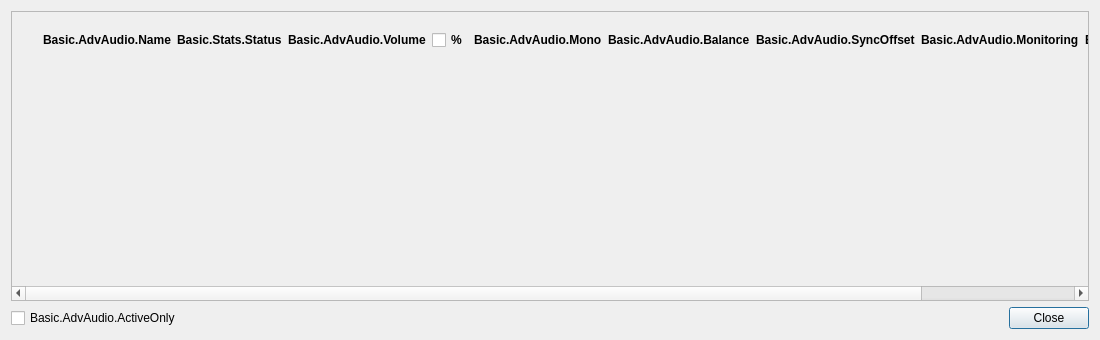
<?xml version="1.0" encoding="UTF-8"?>
<ui version="4.0">
 <class>OBSBasicAdvAudio</class>
 <widget class="QDialog" name="OBSBasicAdvAudio">
  <property name="geometry">
   <rect>
    <x>0</x>
    <y>0</y>
    <width>1100</width>
    <height>340</height>
   </rect>
  </property>
  <property name="windowTitle">
   <string>Basic.AdvAudio</string>
  </property>
  <layout class="QVBoxLayout" name="vLayout">
   <item>
    <widget class="QScrollArea" name="scrollArea">
     <property name="widgetResizable">
      <bool>true</bool>
     </property>
     <widget class="QWidget" name="scrollAreaWidgetContents">
      <property name="geometry">
       <rect>
        <x>0</x>
        <y>0</y>
        <width>700</width>
        <height>36</height>
       </rect>
      </property>
      <property name="sizePolicy">
       <sizepolicy hsizetype="Preferred" vsizetype="Maximum">
        <horstretch>0</horstretch>
        <verstretch>0</verstretch>
       </sizepolicy>
      </property>
      <layout class="QVBoxLayout" name="vLayoutInner">
       <item>
        <widget class="QWidget" name="controlArea">
         <property name="sizePolicy">
          <sizepolicy hsizetype="Preferred" vsizetype="Preferred">
           <horstretch>0</horstretch>
           <verstretch>0</verstretch>
          </sizepolicy>
         </property>
         <layout class="QGridLayout" name="mainLayout">
          <item row="0" column="0">
           <widget class="QLabel" name="headerIcon">
            <property name="styleSheet">
             <string notr="true">font-weight: bold;</string>
            </property>
            <property name="text">
             <string/>
            </property>
           </widget>
          </item>
          <item row="0" column="1">
           <widget class="QLabel" name="headerName">
            <property name="styleSheet">
             <string notr="true">font-weight: bold;</string>
            </property>
            <property name="text">
             <string>Basic.AdvAudio.Name</string>
            </property>
           </widget>
          </item>
          <item row="0" column="2">
           <widget class="QLabel" name="headerStatus">
            <property name="styleSheet">
             <string notr="true">font-weight: bold;</string>
            </property>
            <property name="text">
             <string>Basic.Stats.Status</string>
            </property>
           </widget>
          </item>
          <item row="0" column="3">
           <layout class="QHBoxLayout" name="volLayout">
            <item>
             <widget class="QLabel" name="volLabel">
              <property name="styleSheet">
               <string notr="true">font-weight: bold;</string>
              </property>
              <property name="text">
               <string>Basic.AdvAudio.Volume</string>
              </property>
             </widget>
            </item>
            <item>
             <widget class="QCheckBox" name="usePercent">
              <property name="styleSheet">
               <string notr="true">font-weight: bold;</string>
              </property>
              <property name="text">
               <string>%</string>
              </property>
             </widget>
            </item>
           </layout>
          </item>
          <item row="0" column="4">
           <widget class="QLabel" name="headerMono">
            <property name="styleSheet">
             <string notr="true">font-weight: bold;</string>
            </property>
            <property name="text">
             <string>Basic.AdvAudio.Mono</string>
            </property>
           </widget>
          </item>
          <item row="0" column="5">
           <widget class="QLabel" name="headerBalance">
            <property name="styleSheet">
             <string notr="true">font-weight: bold;</string>
            </property>
            <property name="text">
             <string>Basic.AdvAudio.Balance</string>
            </property>
           </widget>
          </item>
          <item row="0" column="6">
           <widget class="QLabel" name="headerSyncOffset">
            <property name="styleSheet">
             <string notr="true">font-weight: bold;</string>
            </property>
            <property name="text">
             <string>Basic.AdvAudio.SyncOffset</string>
            </property>
           </widget>
          </item>
          <item row="0" column="7">
           <widget class="QLabel" name="headerMonitoring">
            <property name="styleSheet">
             <string notr="true">font-weight: bold;</string>
            </property>
            <property name="text">
             <string>Basic.AdvAudio.Monitoring</string>
            </property>
            <property name="visible">
             <bool>false</bool>
            </property>
           </widget>
          </item>
          <item row="0" column="8">
           <widget class="QLabel" name="headerAudioTracks">
            <property name="styleSheet">
             <string notr="true">font-weight: bold;</string>
            </property>
            <property name="text">
             <string>Basic.AdvAudio.AudioTracks</string>
            </property>
           </widget>
          </item>
         </layout>
        </widget>
       </item>
      </layout>
     </widget>
    </widget>
   </item>
   <item>
    <layout class="QHBoxLayout" name="buttonLayout">
     <item>
      <widget class="QCheckBox" name="activeOnly">
       <property name="text">
        <string>Basic.AdvAudio.ActiveOnly</string>
       </property>
      </widget>
     </item>
     <item>
      <spacer name="horizontalSpacer">
       <property name="orientation">
        <enum>Qt::Horizontal</enum>
       </property>
       <property name="sizeHint" stdset="0">
        <size>
         <width>40</width>
         <height>20</height>
        </size>
       </property>
      </spacer>
     </item>
     <item>
      <widget class="QPushButton" name="closeButton">
       <property name="text">
        <string>Close</string>
       </property>
      </widget>
     </item>
    </layout>
   </item>
  </layout>
 </widget>
 <resources/>
 <connections>
  <connection>
   <sender>closeButton</sender>
   <signal>clicked()</signal>
   <receiver>OBSBasicAdvAudio</receiver>
   <slot>close()</slot>
  </connection>
 </connections>
</ui>
